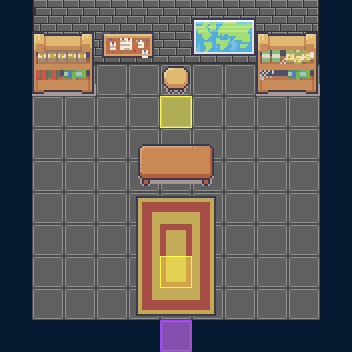

Tiled map render using the project's own tile images. Description and the map definition, with tile-layer contents summarised, below:
An orthogonal 11x11 tile map with 32x32 px tiles, 4 tile layers (Ground, Wall, Furniture, Sensors), 3 tilesets and 12 objects (9x wall, entrance, generalNPC, player).

<map version="1.5" tiledversion="1.7.2" orientation="orthogonal" renderorder="right-down" width="11" height="11" tilewidth="32" tileheight="32" infinite="0" nextlayerid="9" nextobjectid="24">
 <tileset firstgid="1" name="tileset" tilewidth="32" tileheight="32" tilecount="504" columns="24">
  <image source="tileset.png" trans="ff00ff" width="793" height="672" />
 </tileset>
 <tileset firstgid="505" name="temp" tilewidth="32" tileheight="32" tilecount="64" columns="8">
  <image source="temp.png" width="256" height="256" />
 </tileset>
 <tileset firstgid="569" name="Interiors_free_32x32" tilewidth="32" tileheight="32" tilecount="1424" columns="16">
  <image source="Interiors_free_32x32.png" width="512" height="2848" />
 </tileset>
 <layer id="1" name="Ground" width="11" height="11">
  <properties>
   <property name="Draw" type="int" value="1" />
  </properties>
  <data>[121 cells, 73 non-empty, 1 distinct tile ids]</data>
 </layer>
 <layer id="2" name="Wall" width="11" height="11">
  <properties>
   <property name="Draw" type="int" value="1" />
  </properties>
  <data>[121 cells, 48 non-empty, 7 distinct tile ids]</data>
 </layer>
 <layer id="8" name="Furniture" width="11" height="11">
  <properties>
   <property name="Draw" type="int" value="1" />
  </properties>
  <data>[121 cells, 33 non-empty, 33 distinct tile ids]</data>
 </layer>
 <layer id="3" name="Sensors" width="11" height="11">
  <data>[121 cells, 3 non-empty, 2 distinct tile ids]</data>
 </layer>
 <objectgroup id="4" name="Walls">
  <object id="1" name="wall" type="wall" x="0" y="64" width="32" height="256" />
  <object id="2" name="wall" type="wall" x="320" y="64" width="32" height="256" />
  <object id="3" name="wall" type="wall" x="96" y="32" width="160" height="32" />
  <object id="4" name="wall" type="wall" x="32" y="320" width="128" height="32" />
  <object id="5" name="wall" type="wall" x="192" y="320" width="128" height="32" />
  <object id="14" name="wall" type="wall" x="137.5" y="143" width="76.5" height="45.5" />
  <object id="15" name="wall" type="wall" x="32" y="64" width="64" height="32" />
  <object id="16" name="wall" type="wall" x="256" y="64" width="64" height="32" />
  <object id="17" name="wall" type="wall" x="160" y="64" width="32" height="32" />
 </objectgroup>
 <objectgroup id="6" name="Sensors">
  <object id="11" name="entrance" type="entrance" x="160" y="320" width="32" height="32" />
 </objectgroup>
 <objectgroup id="7" name="Entities">
  <object id="12" name="NPC" type="generalNPC" x="160" y="96" width="32" height="32" />
  <object id="13" name="player" type="player" x="160" y="256" width="32" height="32" />
 </objectgroup>
</map>
